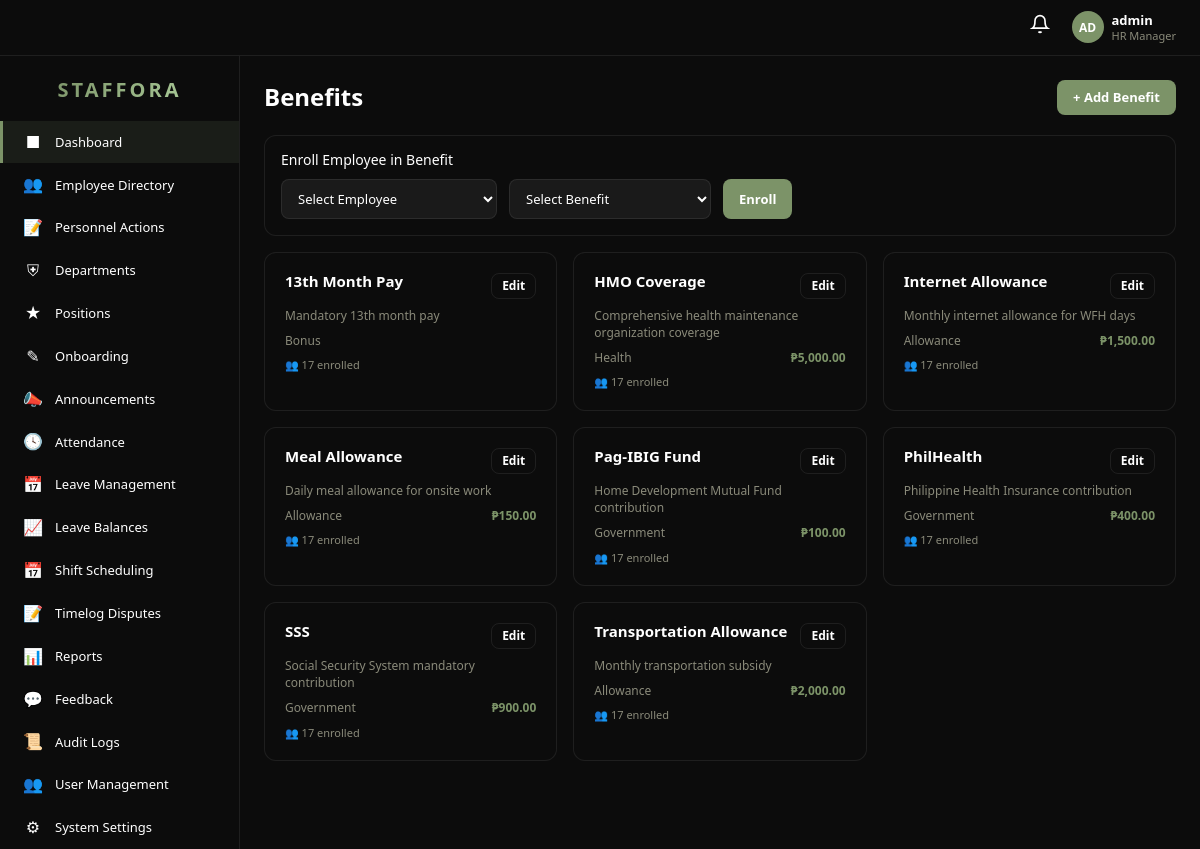
The page /pages/benefit.php (signed in) on the database its author committed.
### tables this page shows
CREATE TABLE `benefit` (
  `id` int(11) NOT NULL AUTO_INCREMENT,
  `name` varchar(100) NOT NULL,
  `description` text DEFAULT NULL,
  `type` varchar(50) NOT NULL DEFAULT 'Other',
  `value` decimal(12,2) NOT NULL DEFAULT 0.00,
  `created_at` int(11) NOT NULL DEFAULT 0,
  PRIMARY KEY (`id`)
);

### includes/auth.php (called while the page is built, shortened)
<?php
require_once __DIR__ . '/../config.php';
require_once __DIR__ . '/db.php';
class Auth {
    public static function isAdmin(): bool { return ($_SESSION['role'] ?? '') === 'Super Admin'; }
}

### config.php (called while the page is built, shortened)
<?php
if(!function_exists("e")){
    function e(?string $s):string{ return htmlspecialchars((string)$s,ENT_QUOTES|ENT_SUBSTITUTE,"UTF-8"); }
}
if(!function_exists("url")){
    function url(string $page,array $params=[]):string{
        return BASE_URL."/index.php?".http_build_query(array_merge(["page"=>$page],$params));
    }
}

### includes/db.php (called while the page is built, shortened)
<?php
require_once __DIR__ . '/../config.php';
class DB {
    private static $pdo = null;
    public static function get(): PDO {
        if (self::$pdo === null) {
            $dsn = 'mysql:host=' . DB_HOST . ';port=' . DB_PORT . ';dbname=' . DB_NAME . ';charset=' . DB_CHARSET;
            self::$pdo = new PDO($dsn, DB_USER, DB_PASS, [
                PDO::ATTR_ERRMODE            => PDO::ERRMODE_EXCEPTION,
                PDO::ATTR_DEFAULT_FETCH_MODE => PDO::FETCH_ASSOC,
                PDO::ATTR_EMULATE_PREPARES   => false,
            ]);
        }
        return self::$pdo;
    }
    public static function query(string $sql, array $params = []): PDOStatement {
        $stmt = self::get()->prepare($sql);
        $stmt->execute($params);
        return $stmt;
    }
    public static function fetchAll(string $sql, array $params = []): array {
        return self::query($sql, $params)->fetchAll();
    }
}

### pages/benefit.php (the view, shortened to what this page needs)
<?php
require_once __DIR__ . "/../config.php";
require_once __DIR__ . "/../includes/db.php";
require_once __DIR__ . "/../includes/auth.php";
$pageTitle="Benefits — ".APP_NAME; $isAdmin=Auth::isAdmin(); $empId=Auth::empId(); $action=$_GET["action"]??"index";
$benefits=DB::fetchAll("SELECT b.*,(SELECT COUNT(*) FROM employee_benefit eb WHERE eb.benefit_id=b.id) as enrolled FROM benefit b ORDER BY b.name");
$employees=$isAdmin?DB::fetchAll("SELECT id,first_name,last_name FROM employee WHERE status IN ('Regular','Probationary') ORDER BY first_name"):[];
$editId=(int)($_GET["id"]??0);$es=$editId?DB::fetchOne("SELECT * FROM benefit WHERE id=?",[$editId]):null;
require_once __DIR__ . "/../includes/layout_header.php";
?>
<div style="margin-bottom:20px;display:flex;align-items:center;justify-content:space-between;flex-wrap:wrap;gap:12px;">
<h1 style="font-size:24px;font-weight:700;margin:0;">Benefits</h1>
<?php if($isAdmin): ?><a href="<?php echo url("benefit",["action"=>"create"]); ?>" class="btn btn-accent">+ Add Benefit</a><?php endif; ?>
</div>
<?php if(($action==="create"||$action==="edit")&&$isAdmin): ?>
<div class="hrms-card"><div class="card-header"><h3><?php echo $es?"Edit":"New"; ?> Benefit</h3></div><div class="card-body">
<form method="POST"><input type="hidden" name="_action" value="save"><?php if($es): ?><input type="hidden" name="id" value="<?php echo $es["id"]; ?>"><?php endif; ?>
<div style="display:grid;grid-template-columns:1fr 1fr;gap:16px;">
<div><label style="display:block;font-size:12px;font-weight:600;color:var(--text-muted);margin-bottom:4px;text-transform:uppercase;">Name</label><input type="text" name="name" value="<?php echo e($es["name"]??""); ?>" required style="width:100%;padding:9px 12px;background:rgba(255,255,255,0.06);border:1px solid var(--border);border-radius:8px;color:var(--text);font-size:13px;"></div>
<div><label style="display:block;font-size:12px;font-weight:600;color:var(--text-muted);margin-bottom:4px;text-transform:uppercase;">Type</label><input type="text" name="type" value="<?php echo e($es["type"]??""); ?>" placeholder="Health, Insurance..." style="width:100%;padding:9px 12px;background:rgba(255,255,255,0.06);border:1px solid var(--border);border-radius:8px;color:var(--text);font-size:13px;"></div>
<div><label style="display:block;font-size:12px;font-weight:600;color:var(--text-muted);margin-bottom:4px;text-transform:uppercase;">Value</label><input type="number" name="value" value="<?php echo e((string)($es["value"]??0)); ?>" step="0.01" style="width:100%;padding:9px 12px;background:rgba(255,255,255,0.06);border:1px solid var(--border);border-radius:8px;color:var(--text);font-size:13px;"></div>
<div style="grid-column:1/-1;"><label style="display:block;font-size:12px;font-weight:600;color:var(--text-muted);margin-bottom:4px;text-transform:uppercase;">Description</label><textarea name="description" rows="3" style="width:100%;padding:9px 12px;background:rgba(255,255,255,0.06);border:1px solid var(--border);border-radius:8px;color:var(--text);font-size:13px;"><?php echo e($es["description"]??""); ?></textarea></div>
</div><div style="margin-top:16px;display:flex;gap:12px;"><button type="submit" class="btn btn-accent">Save</button><a href="<?php echo url("benefit"); ?>" class="btn btn-outline">Cancel</a></div>
</form></div></div>
<?php else: ?>
<?php if($isAdmin&&!empty($employees)&&!empty($benefits)): ?>
<div class="hrms-card" style="margin-bottom:16px;padding:16px;"><h3 style="margin:0 0 12px;font-size:14px;">Enroll Employee in Benefit</h3>
<form method="POST" style="display:flex;gap:12px;flex-wrap:wrap;"><input type="hidden" name="_action" value="enroll">
<select name="employee_id" style="padding:9px 12px;background:rgba(255,255,255,0.06);border:1px solid var(--border);border-radius:8px;color:var(--text);font-size:13px;"><option value="">Select Employee</option></select>
<select name="benefit_id" style="padding:9px 12px;background:rgba(255,255,255,0.06);border:1px solid var(--border);border-radius:8px;color:var(--text);font-size:13px;"><option value="">Select Benefit</option></select>
<button type="submit" class="btn btn-accent">Enroll</button></form></div>
<?php endif; ?>
<div style="display:grid;grid-template-columns:repeat(3,1fr);gap:16px;">
<?php foreach($benefits as $b): ?>
<div class="hrms-card" style="padding:20px;"><div style="display:flex;justify-content:space-between;align-items:flex-start;margin-bottom:8px;"><h3 style="margin:0;font-size:15px;font-weight:700;"><?php echo e($b["name"]); ?></h3><?php if($isAdmin): ?><a href="<?php echo url("benefit",["action"=>"edit","id"=>$b["id"]]); ?>" class="btn btn-sm btn-outline" style="padding:3px 10px;">Edit</a><?php endif; ?></div>
<p style="color:var(--text-muted);font-size:12px;margin:0 0 8px;"><?php echo e($b["description"]??""); ?></p>
<div style="display:flex;justify-content:space-between;font-size:12px;"><span style="color:var(--text-muted);"><?php echo e($b["type"]??"General"); ?></span><?php if($b["value"]>0): ?><span style="color:var(--accent);font-weight:600;">&#8369;<?php echo number_format($b["value"],2); ?></span><?php endif; ?></div>
<div style="margin-top:8px;font-size:11px;color:var(--text-muted);">&#128101; <?php echo $b["enrolled"]; ?> enrolled</div></div>
<?php endforeach; if(empty($benefits)): ?><div style="grid-column:1/-1;text-align:center;color:var(--text-muted);padding:40px;">No benefits configured.</div><?php endif; ?>
</div>
<?php endif; ?>
<?php require_once __DIR__ . "/../includes/layout_footer.php"; ?>

### web/css/hrms.css (style rules this page uses)
:root { --bg: #0c0c0c; --sidebar: #0c0c0c; --card: #0c0c0c; --card-hover: #161616; --border: rgba(255, 255, 255, 0.08); --text: #ffffff; --text-muted: #8a8a7a; --accent: #7C9368; --accent-hover: #8ca678; --primary: #5b8a72; --success: #4caf50; --warning: #E07A45; --danger: #d4183d; --info: #42a5f5 }
* { box-sizing: border-box }
body.hrms-body { margin: 0; background: var(--bg); color: var(--text); font-family: 'Segoe UI', system-ui, -apple-system, sans-serif; font-size: 14px }
a { color: var(--accent); text-decoration: none }
.hrms-card { background: var(--card); border: 1px solid var(--border); border-radius: 12px; overflow: hidden; transition: border-color .2s }
.btn { padding: 8px 16px; border-radius: 8px; font-size: 13px; font-weight: 600; border: none; cursor: pointer; transition: all .2s; display: inline-flex; align-items: center; gap: 6px; text-decoration: none }
.btn-accent { background: var(--accent); color: #fff }
.btn-outline { background: transparent; border: 1px solid var(--border); color: var(--text) }
.btn-sm { padding: 4px 10px; font-size: 12px }
select { color-scheme: dark; }
select option, select optgroup { background-color: #161616; color: #ffffff; }
select option:hover, select option:focus, select option:checked { background-color: #7C9368; color: #ffffff; }

### rows shown on the page
benefit: name "13th Month Pay", description "Mandatory 13th month pay", type "Bonus", enrolled "17"
benefit: name "HMO Coverage", description "Comprehensive health maintenance organization coverage", type "Health", value "5,000.00", enrolled "17"
benefit: name "Internet Allowance", description "Monthly internet allowance for WFH days", type "Allowance", value "1,500.00", enrolled "17"
benefit: name "Meal Allowance", description "Daily meal allowance for onsite work", type "Allowance", value "150.00", enrolled "17"
benefit: name "Pag-IBIG Fund", description "Home Development Mutual Fund contribution", type "Government", value "100.00", enrolled "17"
benefit: name "PhilHealth", description "Philippine Health Insurance contribution", type "Government", value "400.00", enrolled "17"
benefit: name "SSS", description "Social Security System mandatory contribution", type "Government", value "900.00", enrolled "17"
benefit: name "Transportation Allowance", description "Monthly transportation subsidy", type "Allowance", value "2,000.00", enrolled "17"

### other values the page prints
substr($username ?: 'U', 0, 2) "AD"
$username "admin"
$roleLabel "HR Manager"
$item[2] "■"
$item[0] "Dashboard"
$item[2] "👥"
$item[0] "Employee Directory"
$item[2] "📝"
$item[0] "Personnel Actions"
$item[2] "⛨"
$item[0] "Departments"
$item[2] "★"
$item[0] "Positions"
$item[2] "✎"
$item[0] "Onboarding"
